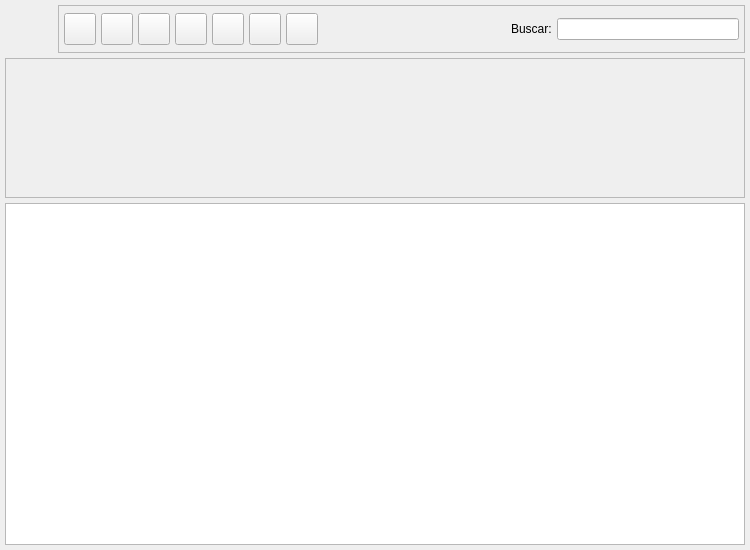
<?xml version="1.0" encoding="UTF-8"?>
<ui version="4.0">
 <author>Tomeu Borras Riera</author>
 <class>ComisionesListBase</class>
 <widget class="QWidget" name="ComisionesListBase">
  <property name="enabled">
   <bool>true</bool>
  </property>
  <property name="geometry">
   <rect>
    <x>0</x>
    <y>0</y>
    <width>750</width>
    <height>550</height>
   </rect>
  </property>
  <property name="windowTitle">
   <string>Comisiones</string>
  </property>
  <property name="windowIcon">
   <iconset resource="../pluginbf_profesor/gestionaula.qrc">
    <normaloff>:/ImgGestionAula/icons/comision-list.png</normaloff>:/ImgGestionAula/icons/comision-list.png</iconset>
  </property>
  <layout class="QGridLayout">
   <property name="margin">
    <number>5</number>
   </property>
   <property name="spacing">
    <number>5</number>
   </property>
   <item row="1" column="0">
    <widget class="QFrame" name="m_busqueda">
     <property name="minimumSize">
      <size>
       <width>16</width>
       <height>140</height>
      </size>
     </property>
     <property name="frameShape">
      <enum>QFrame::StyledPanel</enum>
     </property>
     <property name="frameShadow">
      <enum>QFrame::Raised</enum>
     </property>
     <layout class="QGridLayout">
      <property name="margin">
       <number>5</number>
      </property>
      <property name="spacing">
       <number>5</number>
      </property>
      <item row="0" column="0" colspan="2">
       <layout class="QHBoxLayout">
        <property name="spacing">
         <number>5</number>
        </property>
        <property name="margin">
         <number>0</number>
        </property>
        <item>
         <layout class="QVBoxLayout">
          <property name="spacing">
           <number>6</number>
          </property>
          <property name="margin">
           <number>0</number>
          </property>
         </layout>
        </item>
       </layout>
      </item>
     </layout>
    </widget>
   </item>
   <item row="2" column="0">
    <widget class="ComisionesListSubForm" name="mui_list"/>
   </item>
   <item row="0" column="0">
    <layout class="QHBoxLayout">
     <property name="spacing">
      <number>5</number>
     </property>
     <property name="margin">
      <number>0</number>
     </property>
     <item>
      <widget class="QLabel" name="label">
       <property name="minimumSize">
        <size>
         <width>48</width>
         <height>48</height>
        </size>
       </property>
       <property name="maximumSize">
        <size>
         <width>48</width>
         <height>48</height>
        </size>
       </property>
       <property name="text">
        <string/>
       </property>
       <property name="pixmap">
        <pixmap resource="../pluginbf_profesor/gestionaula.qrc">:/ImgGestionAula/icons/comision-list.png</pixmap>
       </property>
       <property name="scaledContents">
        <bool>true</bool>
       </property>
      </widget>
     </item>
     <item>
      <widget class="QFrame" name="m_botonera">
       <property name="frameShape">
        <enum>QFrame::StyledPanel</enum>
       </property>
       <property name="frameShadow">
        <enum>QFrame::Raised</enum>
       </property>
       <layout class="QHBoxLayout">
        <property name="spacing">
         <number>5</number>
        </property>
        <property name="margin">
         <number>5</number>
        </property>
        <item>
         <widget class="QToolButton" name="mui_crear">
          <property name="minimumSize">
           <size>
            <width>32</width>
            <height>32</height>
           </size>
          </property>
          <property name="maximumSize">
           <size>
            <width>32</width>
            <height>32</height>
           </size>
          </property>
          <property name="toolTip">
           <string>Nuevo Actividad</string>
          </property>
          <property name="whatsThis">
           <string>Nuevo Actividad</string>
          </property>
          <property name="text">
           <string/>
          </property>
          <property name="icon">
           <iconset resource="../../../bulmages.qrc">
            <normaloff>:/Images/document-new.png</normaloff>:/Images/document-new.png</iconset>
          </property>
          <property name="iconSize">
           <size>
            <width>32</width>
            <height>32</height>
           </size>
          </property>
          <property name="shortcut">
           <string>Ctrl+N</string>
          </property>
         </widget>
        </item>
        <item>
         <widget class="QToolButton" name="mui_editar">
          <property name="minimumSize">
           <size>
            <width>32</width>
            <height>32</height>
           </size>
          </property>
          <property name="maximumSize">
           <size>
            <width>32</width>
            <height>32</height>
           </size>
          </property>
          <property name="toolTip">
           <string>Editar Actividad</string>
          </property>
          <property name="whatsThis">
           <string>Editar Actividad</string>
          </property>
          <property name="text">
           <string/>
          </property>
          <property name="icon">
           <iconset resource="../../../bulmages.qrc">
            <normaloff>:/Images/document-open.png</normaloff>:/Images/document-open.png</iconset>
          </property>
          <property name="iconSize">
           <size>
            <width>32</width>
            <height>32</height>
           </size>
          </property>
          <property name="shortcut">
           <string>Ctrl+E</string>
          </property>
         </widget>
        </item>
        <item>
         <widget class="QToolButton" name="mui_borrar">
          <property name="minimumSize">
           <size>
            <width>32</width>
            <height>32</height>
           </size>
          </property>
          <property name="maximumSize">
           <size>
            <width>32</width>
            <height>32</height>
           </size>
          </property>
          <property name="toolTip">
           <string>Borrar Actividad</string>
          </property>
          <property name="whatsThis">
           <string>Borrar Actividad</string>
          </property>
          <property name="text">
           <string/>
          </property>
          <property name="icon">
           <iconset resource="../../../bulmages.qrc">
            <normaloff>:/Images/edit-delete.png</normaloff>:/Images/edit-delete.png</iconset>
          </property>
          <property name="iconSize">
           <size>
            <width>32</width>
            <height>32</height>
           </size>
          </property>
          <property name="shortcut">
           <string>Ctrl+D</string>
          </property>
         </widget>
        </item>
        <item>
         <widget class="QToolButton" name="mui_imprimir">
          <property name="minimumSize">
           <size>
            <width>32</width>
            <height>32</height>
           </size>
          </property>
          <property name="maximumSize">
           <size>
            <width>32</width>
            <height>32</height>
           </size>
          </property>
          <property name="toolTip">
           <string>Imprimir listado</string>
          </property>
          <property name="whatsThis">
           <string>Imprimir listado</string>
          </property>
          <property name="text">
           <string/>
          </property>
          <property name="icon">
           <iconset resource="../../../bulmages.qrc">
            <normaloff>:/Images/document-print.png</normaloff>:/Images/document-print.png</iconset>
          </property>
          <property name="iconSize">
           <size>
            <width>32</width>
            <height>32</height>
           </size>
          </property>
          <property name="shortcut">
           <string>Ctrl+P</string>
          </property>
         </widget>
        </item>
        <item>
         <widget class="QToolButton" name="mui_filtrar">
          <property name="minimumSize">
           <size>
            <width>32</width>
            <height>32</height>
           </size>
          </property>
          <property name="maximumSize">
           <size>
            <width>32</width>
            <height>32</height>
           </size>
          </property>
          <property name="toolTip">
           <string>Filtrar Actividades</string>
          </property>
          <property name="whatsThis">
           <string>Filtrar Actividades</string>
          </property>
          <property name="text">
           <string/>
          </property>
          <property name="icon">
           <iconset resource="../../../bulmages.qrc">
            <normaloff>:/Images/edit-find.png</normaloff>:/Images/edit-find.png</iconset>
          </property>
          <property name="iconSize">
           <size>
            <width>32</width>
            <height>32</height>
           </size>
          </property>
          <property name="shortcut">
           <string>Ctrl+F</string>
          </property>
          <property name="checkable">
           <bool>true</bool>
          </property>
         </widget>
        </item>
        <item>
         <widget class="QToolButton" name="mui_configurar">
          <property name="minimumSize">
           <size>
            <width>32</width>
            <height>32</height>
           </size>
          </property>
          <property name="maximumSize">
           <size>
            <width>32</width>
            <height>32</height>
           </size>
          </property>
          <property name="toolTip">
           <string>Configurar listado</string>
          </property>
          <property name="whatsThis">
           <string>Configurar listado</string>
          </property>
          <property name="text">
           <string/>
          </property>
          <property name="icon">
           <iconset resource="../../../bulmages.qrc">
            <normaloff>:/Images/document-properties.png</normaloff>:/Images/document-properties.png</iconset>
          </property>
          <property name="iconSize">
           <size>
            <width>32</width>
            <height>32</height>
           </size>
          </property>
          <property name="shortcut">
           <string>Ctrl+B</string>
          </property>
          <property name="checkable">
           <bool>true</bool>
          </property>
         </widget>
        </item>
        <item>
         <widget class="QToolButton" name="mui_actualizar">
          <property name="minimumSize">
           <size>
            <width>32</width>
            <height>32</height>
           </size>
          </property>
          <property name="maximumSize">
           <size>
            <width>32</width>
            <height>32</height>
           </size>
          </property>
          <property name="toolTip">
           <string>Actualizar listado</string>
          </property>
          <property name="whatsThis">
           <string>Actualizar listado</string>
          </property>
          <property name="text">
           <string/>
          </property>
          <property name="icon">
           <iconset resource="../../../bulmages.qrc">
            <normaloff>:/Images/view-refresh.png</normaloff>:/Images/view-refresh.png</iconset>
          </property>
          <property name="iconSize">
           <size>
            <width>32</width>
            <height>32</height>
           </size>
          </property>
          <property name="shortcut">
           <string>F5</string>
          </property>
         </widget>
        </item>
        <item>
         <widget class="QFrame" name="mui_plugbotones">
          <property name="sizePolicy">
           <sizepolicy hsizetype="Minimum" vsizetype="Preferred">
            <horstretch>0</horstretch>
            <verstretch>0</verstretch>
           </sizepolicy>
          </property>
          <property name="frameShape">
           <enum>QFrame::NoFrame</enum>
          </property>
          <property name="frameShadow">
           <enum>QFrame::Plain</enum>
          </property>
          <property name="lineWidth">
           <number>0</number>
          </property>
         </widget>
        </item>
        <item>
         <spacer>
          <property name="orientation">
           <enum>Qt::Horizontal</enum>
          </property>
          <property name="sizeHint" stdset="0">
           <size>
            <width>51</width>
            <height>34</height>
           </size>
          </property>
         </spacer>
        </item>
        <item>
         <widget class="QLabel" name="textLabel1">
          <property name="text">
           <string>Buscar:</string>
          </property>
         </widget>
        </item>
        <item>
         <widget class="QLineEdit" name="m_filtro">
          <property name="minimumSize">
           <size>
            <width>150</width>
            <height>0</height>
           </size>
          </property>
         </widget>
        </item>
       </layout>
      </widget>
     </item>
    </layout>
   </item>
  </layout>
 </widget>
 <layoutdefault spacing="3" margin="5"/>
 <customwidgets>
  <customwidget>
   <class>ComisionesListSubForm</class>
   <extends>QTableWidget</extends>
   <header>comisioneslist.h</header>
  </customwidget>
 </customwidgets>
 <resources>
  <include location="../../../bulmages.qrc"/>
  <include location="../pluginbf_profesor/gestionaula.qrc"/>
 </resources>
</ui>
